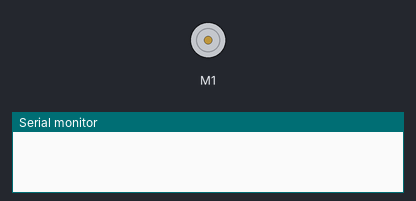
Recording of a sketch running on a simulated Arduino Uno, built with avr-gcc and run on an emulated ATmega328P. On the bench: DC motor (green arrow = forward, orange = backward, longer = faster), the last lines printed to the serial monitor. At 2.0 s the program stops and its outputs stay as they are.

Above: at 0.1 s.
At 2.1 s:
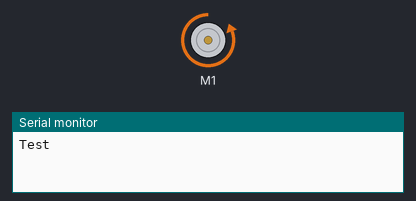
Timing chart, 0 to 3.5 s (numbered marks = the images above):
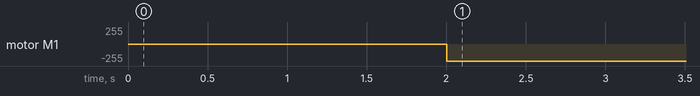

The sketch:

Turn_Test.ino
```cpp
#define LEFT
//#define RIGHT
#ifdef LEFT
#define angle -127
#endif
#ifdef RIGHT
#define angle 127
#endif

#include <SoftwareSerial.h>
#include <Sabertooth.h>


SoftwareSerial SWSerial(NOT_A_PIN, 10); // RX on no pin (unused), TX on pin 11 (to S1).
Sabertooth ST(128, SWSerial); // Address 128, and use SWSerial as the serial port.

void setup()
{
  // put your setup code here, to run once:
  SWSerial.begin(9600);
  ST.autobaud();
  Serial.begin(9600);
  Serial.println("Test");
}


void loop()
{
    ST.motor(1, angle);
    while(1);
}
```

Measured:
- by itself, motor M1: stopped → backward 255/255 at 2.0 s
